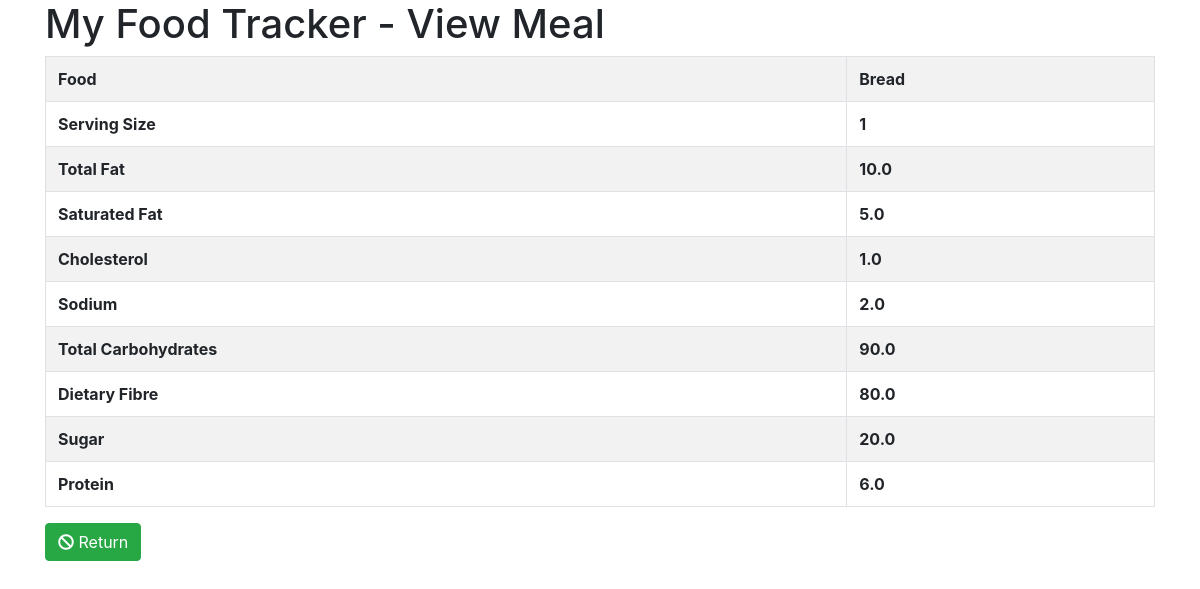
The page /view_meal/1 on the database its author committed.
### food/models.py (models this page shows, shortened)
class Meal(models.Model):
	BREAKFAST = 1
	MORNING_SNACK = 2
	LUNCH = 3
	AFTERNOON_SNACK = 4
	DINNER = 5
	EVENING_SNACK = 6
	MEAL_TIME_TYPES = (
		(BREAKFAST, "Breakfast"),
		(MORNING_SNACK, "Morning Snack"),
		(LUNCH, "Lunch"),
		(AFTERNOON_SNACK, "Afternoon Snack"),
		(DINNER, "Dinner"),
		(EVENING_SNACK, "Evening Snack")
     )
	food = models.ForeignKey(Food, verbose_name="Food",on_delete=models.CASCADE)
	serving_size = models.IntegerField(verbose_name="Serving Size")
	meal_time = models.IntegerField(verbose_name="Meal Time", choices=MEAL_TIME_TYPES)

class Food(models.Model):
	name = models.CharField(verbose_name="Food Name", max_length=200)
	calories = models.FloatField(verbose_name="Calories (kcal)")
	total_fat = models.FloatField(verbose_name="Total Fat (g)")
	saturated_fat = models.FloatField(verbose_name="Saturated Fat (g)")
	cholesterol = models.FloatField(verbose_name="Cholesterol (mg)")
	sodium = models.FloatField(verbose_name="Sodium (mg)")
	total_carbohydrate = models.FloatField(verbose_name="Total Carbohydrate (g)")
	dietary_fibre = models.FloatField(verbose_name="Dietary Fibre (g)")
	sugar = models.FloatField(verbose_name="Sugar (g)")
	protein = models.FloatField(verbose_name="Protein (g)")

### food/views.py (the view)
# urls.py: url(r'^view_meal/(?P<id>\d+)$',view_meal,name='food-view-meal'),
def view_meal(request, id):
	template = "view_meal.html"
	meal = Meal.objects.get(id=int(id))
	context = {
		'meal':meal,
		'title':'View Meal'
	}
	return render(request,template,context)

### food/templates/view_meal.html (shortened to what this page needs)
{% extends "base.html" %}
{% block content %}
	<div class='container container-fluid'>
		<div class='row'>
			<div class='col'>
				<h1>My Food Tracker - {{title}}</h1>
				<form role='form' action='' method='POST'>
					<table class='table table-bordered table-striped'>
						<tbody>
							<tr>
								<th>Food</th>
								<th>{{ meal.food.name }}</th>
							</tr>
							<tr>
								<th>Serving Size</th>
								<th>{{ meal.serving_size }}</th>
							</tr>
							<tr>
								<th>Total Fat</th>
								<th>{{ meal.food.total_fat }}</th>
							</tr>
							<tr>
								<th>Saturated Fat</th>
								<th>{{ meal.food.saturated_fat }}</th>
							</tr>
							<tr>
								<th>Cholesterol</th>
								<th>{{ meal.food.cholesterol }}</th>
							</tr>
							<tr>
								<th>Sodium</th>
								<th>{{ meal.food.sodium }}</th>
							</tr>
							<tr>
								<th>Total Carbohydrates</th>
								<th>{{ meal.food.total_carbohydrate }}</th>
							</tr>
							<tr>
								<th>Dietary Fibre</th>
								<th>{{ meal.food.dietary_fibre }}</th>
							</tr>
							<tr>
								<th>Sugar</th>
								<th>{{ meal.food.sugar }}</th>
							</tr>
							<tr>
								<th>Protein</th>
								<th>{{ meal.food.protein }}</th>
							</tr>
						</tbody>
					</table>
					<a href='{% url 'food:food-index' %}' class='btn btn-success'><i class="fas fa-ban"></i> Return</a>
				</form>
			</div>
		</div>
	</div>
{% endblock content%}

### rows shown on the page
Meal: food.name "Bread", serving_size "1", food.total_fat "10.0", food.saturated_fat "5.0", food.cholesterol "1.0", food.sodium "2.0", food.total_carbohydrate "90.0", food.dietary_fibre "80.0", food.sugar "20.0", food.protein "6.0"

### other values the page prints
{{ title }} "View Meal"
